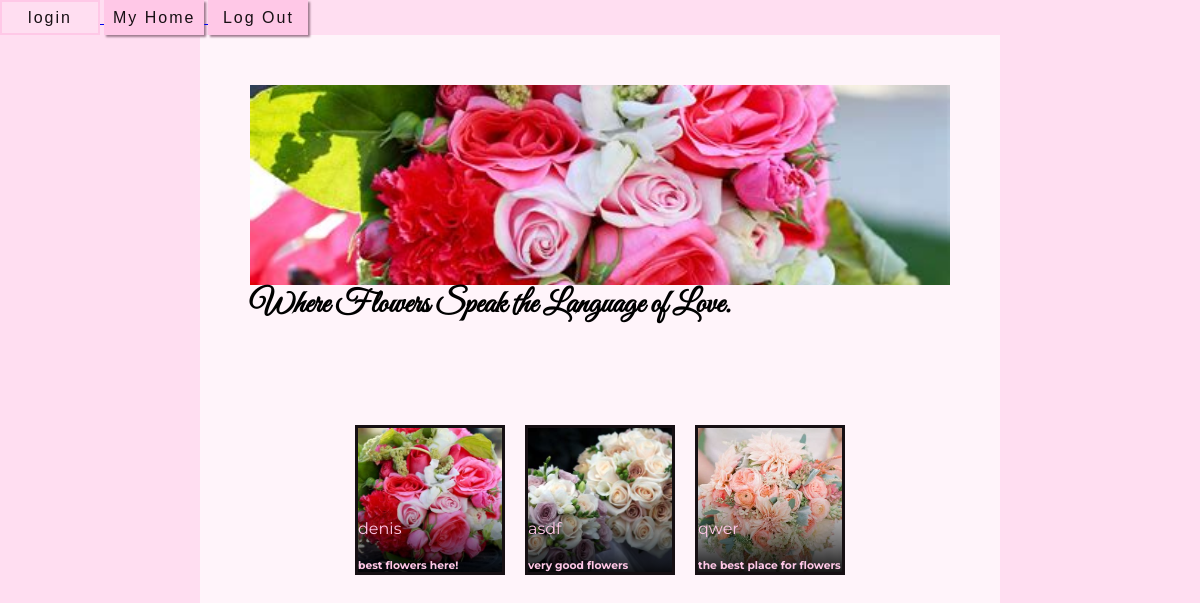
The page /home on the database its author committed.
### tables this page shows
CREATE TABLE details (
            name varchar primary key,
            slogan text ,
            banner text

            );

### main.py (the view)
@app.route('/home', methods=['GET'])
def home():
    conn = sqlite3.connect('phone_numbes.db')
    c = conn.cursor()
    c.execute(f'select * from details')
    users_raw = c.fetchall()
    users = []
    for i in users_raw:
        name = i[0]
        slogan = i[1]
        if i[2] != "banner":
            banner = f"/static/imgs/{i[2]}.jpg"
        else:
            banner = "static/banner.png"
        users.append((name, slogan, banner))
    conn.commit()
    c.close()
    conn.close()
    print(users)
    return render_template('home.html',users = users)

### templates/home.html (shortened to what this page needs)
<!DOCTYPE html>
<html lang="en">
<head>
    <link rel="stylesheet" href="{{ url_for('static', filename='styles.css') }}">
</head>
<body>
    <a href="/login">
        <button class="login redirect redirects">
            login
        </button>
    </a>
    <a href="/myHome">
        <button class="myHome redirect redirects">
            My Home
        </button>
    </a>
    <button class="login redirect redirects" onclick = "onLogout()">
        Log Out
    </button>
    <div class="container">
        <div>
        <div class="banner" style="background-image: url(static/th-1257985774.jpg); background-size: cover; background-position: center;"></div>
        <h1 class="homeHeader">
            Where Flowers Speak the Language of Love.
        </h1>
        </div>
        <div class="grid-container">
            {% for user in users %}
            <a href="/home/{{user[0]}}" class="viewRedirect">
            <div style="background-image: url({{user[2]}}); background-size: cover; background-position: center;" class="asdf">
                    <div class="fdsa" style="background: linear-gradient(rgba(0,0,0,0), rgba(0,0,0,0.2), rgba(0,0,0,0.5), rgba(0,0,0,0.9)); padding-top: 30px;">
                        <div>{{ user[0] }}</div>
                        <br>
                        <h6>{{ user[1] }}</h6>
                    </div>
                </div>
            </a>
            {% endfor %}
        </div>
    </div>
</body>

### static/styles.css (style rules this page uses)
* { margin: 0; padding: 0; font-family: 'Montserrat', sans-serif; letter-spacing: 1.2; }
body { background-color: #ffdef1 ; }
.container { width: 800px; height: 1000px; overflow: scroll; display: flex; background-color: #fff4fa; margin-left: auto; margin-right: auto; flex-direction: column; align-items: center; justify-content: stretch; gap: 100px; }
h1 { font-family: ""; }
button { border: none; background-color: #ffc8e7; font-family: 'Rubik', sans-serif; font-size: 16px; width: 100px; height: 35px; letter-spacing: 2px; color: #160f13; box-shadow: 2px 2px 2px #9e7b8f; }
.banner { margin-top: 50px; width: 700px; height: 200px; }
.homeHeader { font-family: 'Great Vibes', cursive; }
.grid-container { display: grid; grid-template-columns: repeat(3, 150px); gap: 20px; }
.asdf { border: #160f13 solid; height: 150px; display: flex; justify-content: start; align-items: end; color: #FFC8E7; }
.fdsa { display: flex; flex-direction: column; width: 150px; gap: 1px; }
.viewRedirect { all: unset; }
*, *::before, *::after { box-sizing: border-box; }
body { margin: 0; }

### rows shown on the page
details: banner (picture), name "denis", slogan "best flowers here!"
details: banner (picture), name "asdf", slogan "very good flowers"
details: banner (picture), name "qwer", slogan "the best place for flowers"
